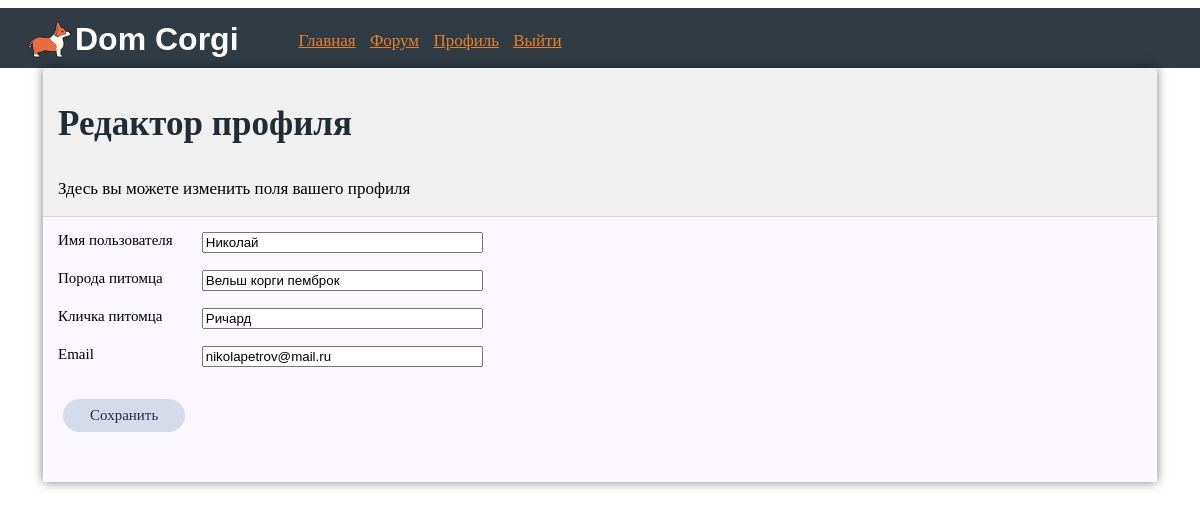
Screenshot of /edit_profile (signed in) with the database file from the repository.
### app/models.py (models this page shows, shortened)
class User(UserMixin, db.Model):
    id = db.Column(db.Integer, primary_key=True)
    username = db.Column(db.String(64), index=True, unique=True)
    breed = db.Column(db.String(64), index=True, unique=True)
    petname = db.Column(db.String(64), index=True, unique=True)
    email = db.Column(db.String(120), index=True, unique=True)
    password_hash = db.Column(db.String(128))
    posts = db.relationship('Post', backref='author', lazy='dynamic')

### app/routes.py (the view)
@app.route('/edit_profile', methods=['GET', 'POST'])
@login_required
def edit_profile():
    form = EditProfileForm(current_user.username)
    if form.validate_on_submit():
        current_user.username = form.username.data      #Копируем данные из формы
        current_user.breed = form.breed.data
        current_user.petname = form.petname.data
        current_user.email = form.email.data
        db.session.commit()
        return redirect(url_for('main'))
    elif request.method == 'GET':
        form.username.data = current_user.username
        form.breed.data = current_user.breed
        form.petname.data = current_user.petname
        form.email.data = current_user.email
    return render_template('edit_profile.html', title='Редактор профиля', form=form)

### app/forms.py (shortened to what this page needs)
class EditProfileForm(FlaskForm):
    username = StringField('Имя пользователя', validators=[DataRequired()])
    breed = StringField('Порода питомца', validators=[DataRequired()])
    petname = StringField('Кличка питомца', validators=[DataRequired()])
    email = StringField('Email', validators=[DataRequired(), Email()])
    submit = SubmitField('Сохранить')
    def __init__(self, original_username, *args, **kwargs):
        super(EditProfileForm, self).__init__(*args, **kwargs)
        self.original_username = original_username

### app/models.py (called while the page is built)
@login.user_loader #Пользовательский загрузчик
def load_user(id):
    return User.query.get(int(id))

### app/templates/edit_profile.html (shortened to what this page needs)
{% extends "base.html" %}
{% block content %}
    <div class="body_index">
        <div class="forum_title_form">
            <div class="forum_title">
                <p class="forum_title1">Редактор профиля</p>
                <p class="forum_title2">Здесь вы можете изменить поля вашего профиля</p>
            </div>
        </div>
        <div class="forum_form">
        <form action="" method="post">
            <p>
                <div>
                        <div class="block1">{{ form.username.label }}</div>
                        <div class="block2">{{ form.username(size=32) }}</div>
                </div>
                <br>
                 <div>
                        <div class="block1">{{ form.breed.label }}</div>
                        <div class="block2">{{ form.breed(size=32) }}</div>
                </div>
                <br>
                <div>
                        <div class="block1">{{ form.petname.label }}</div>
                        <div class="block2">{{ form.petname(size=32) }}</div>
                </div>
                <br>
                <div>
                        <div class="block1">{{ form.email.label }}</div>
                        <div class="block2">{{ form.email(size=32) }}</div>
                </div>
                <br>
            </p>
            <p>{{ form.submit() }}</p>
        </form>
        </div>
    </div>
{% endblock %}

### app/static/style.css (style rules this page uses)
body { background: #fff; }
.block1 { display: inline-block; width: 140px; vertical-align: top; }
.block2 { display: inline-block; font-size: 14px; }
input[type=submit] { color: #000000; background-color: #d6dbe9; border: none; border-radius: 25px; padding: 8 27px; font-family: Poppins-Regular; font-size: 15px; color: #252e49; margin-left: 5px; cursor: pointer; outline: none; font-family: 'Century Gothic'; }
.body_index { position: relative; margin-left: 35px; margin-right: 35px; padding-bottom: 15px; background-color: #faf7fe; box-shadow:0px 0px 10px 0px rgba(0,0,0,0.5); }
.forum_title { font-family: 'Century Gothic'; position: relative; padding-top: 1px; padding-left: 15px; padding-right: 15px; }
.forum_title1 { font-size: 35px; font-weight: bold; color: #212c35; }
.forum_title2 { font-size: 17px; }
.forum_form { padding-left: 15px; padding-right: 15px; padding-bottom: 20px; }
.forum_title_form { background-color: #f0f0f0; border-bottom: 1px solid #dad9d9; }
form { font-size: 15px; font-family: 'Century Gothic'; }

### rows the page displays
User: username "Николай", breed "Вельш корги пемброк", petname "Ричард", email "nikolapetrov@mail.ru"
